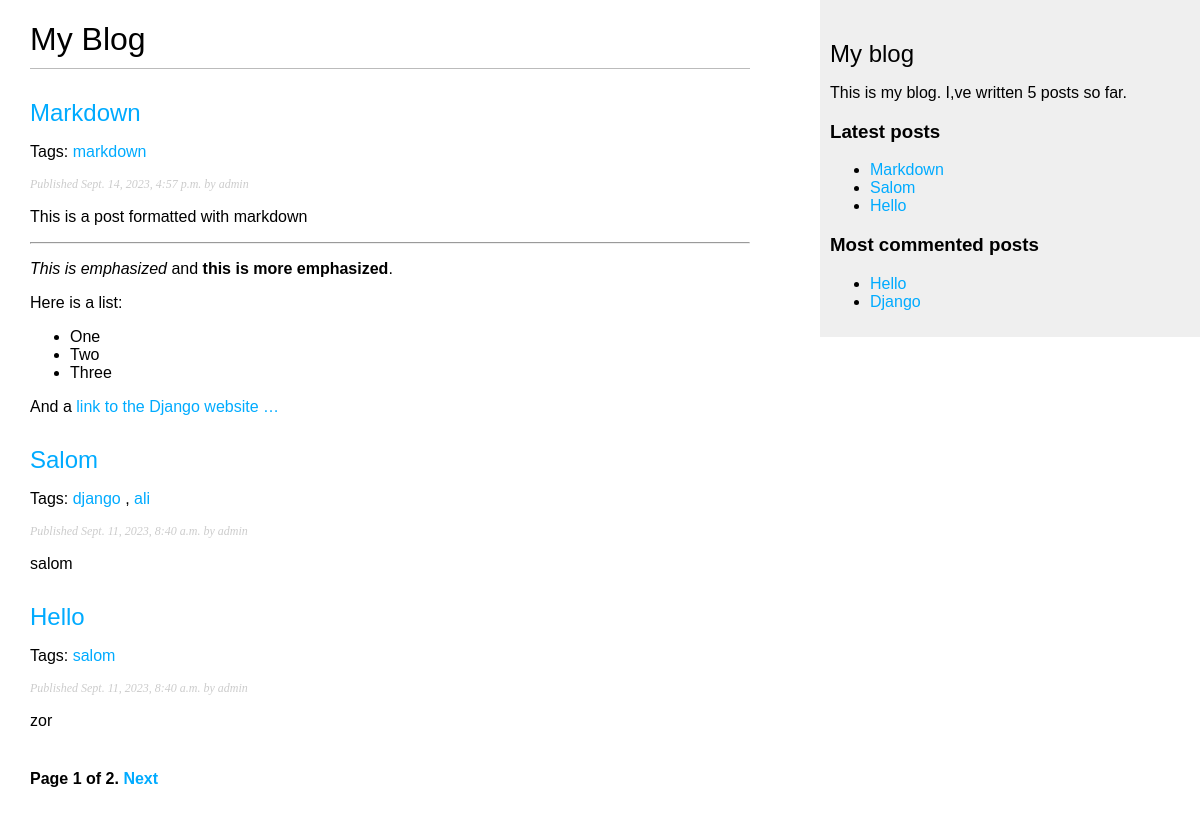
The page / on the database its author committed.
### BlogApp/models.py (models this page shows, shortened)
class Post(models.Model):
    DoesNotExist = None
    tags = TaggableManager()
    class Status(models.TextChoices):
        DRAFT = 'DF', 'Draft'
        PUBLISHED = 'PB', 'Published'
    title = models.CharField(max_length=250)
    slug = models.SlugField(max_length=250, unique_for_date='publish')
    author = models.ForeignKey(User,
                               on_delete=models.CASCADE,
                               related_name='blog_posts')
    body = models.TextField()
    publish = models.DateTimeField(default=timezone.now)
    created = models.DateTimeField(auto_now_add=True)
    updated = models.DateTimeField(auto_now=True)
    status = models.CharField(max_length=2,
                              choices=Status.choices,
                              default=Status.DRAFT)
    objects = models.Manager()
    published = PublishedManager()
    class Meta:
        ordering = ['-publish']
    indexes = [
        models.Index(fields=['-publish']),
    ]
    def get_absolute_url(self):
        return reverse('blog:post_detail',
                       args=[self.publish.year,
                             self.publish.month,
                             self.publish.day,
                             self.slug])

### BlogApp/views.py (the view)
# urls.py: path('', views.post_list, name='post_list'),
def post_list(request, tag_slug=None):
    post_list = Post.published.all()
    tag = None
    if tag_slug:
        tag = get_object_or_404(Tag, slug=tag_slug)
        post_list = post_list.filter(tags__in=[tag])
    paginator = Paginator(post_list, 3)
    page_number = request.GET.get('page', 1)
    try:
        posts = paginator.page(page_number)
    except PageNotAnInteger:
        posts = paginator.page(1)
    except EmptyPage:
        posts = paginator.page(paginator.num_pages)
    return render(request, 'post/list.html', {'posts': posts, 'tag': tag})

### BlogApp/models.py (called while the page is built)
    def get_queryset(self):
        return super().get_queryset().filter(status=Post.Status.PUBLISHED)

### BlogApp/templatetags/blog_tags.py (called while the page is built)
@register.simple_tag
def total_posts():
    return Post.published.count()

@register.inclusion_tag('post/latest_posts.html')
def show_latest_posts(count=5):
    latest_posts = Post.published.order_by('-publish')[:count]
    return {'latest_posts': latest_posts}

@register.simple_tag
def get_most_commented_posts(count=2):
    return Post.published.annotate(
        total_comments=Count('comment')
    ).order_by('-total_comments')[:count]

@register.filter(name='markdown')
def markdown_format(text):
     return mark_safe(markdown.markdown(text))

### templates/post/list.html (shortened to what this page needs)
{% extends "base.html" %}
{% load blog_tags %}
{% block content %}
  <h1>My Blog</h1>
  {% for post in posts %}
    <h2>
      <a href="{{ post.get_absolute_url }}">
        {{ post.title }}
      </a>
    </h2>
    <p class="tags">
      Tags:
      {% for tag in post.tags.all %}
        <a href="{% url 'blog:post_list_by_tag' tag.slug %}" >
            {{ tag.name }}
        </a>
        {% if not forloop.last %}, {% endif %}
  {% endfor %}
    </p>
    <p class="date">
      Published {{ post.publish }} by {{ post.author }}
    </p>
    {{ post.body|markdown|truncatewords_html:30 }}
  {% endfor %}
  {% include "pagination.html" with page=posts %}
{% endblock %}

### templates/base.html (shortened to what this page needs)
{% load blog_tags %}
{% load static %}
<!DOCTYPE html>
<html>
<head>
  <link href="{% static 'css/blog.css' %}" rel="stylesheet">
</head>
<body>
  <div id="content">
    {% block content %}
    {% endblock %}
  </div>
  <div id="sidebar">
    <h2>My blog</h2>
    <p>This is my blog.
    I,ve written {% total_posts %} posts so far.
    </p>
    <h3>Latest posts</h3>
    {% show_latest_posts 3 %}
    <h3>Most commented posts</h3>
    {% get_most_commented_posts as most_commented_posts %}
    <ul>
      {% for post in most_commented_posts %}
      <li>
        <a href="{{ post.get_absolute_url }}">{{ post.title }}</a>
      </li>
      {% endfor %}
    </ul>
  </div>
</body>
</html>

### templates/pagination.html (shortened to what this page needs)
<div class="pagination">
  <span class="step-links">
    <span class="current">
      Page {{ page.number }} of {{ page.paginator.num_pages }}.
    </span>
    {% if page.has_next %}
      <a href="?page={{ page.next_page_number }}">Next</a>
    {% endif %}
  </span>
</div>

### templates/post/latest_posts.html
<ul>
  {% for post in latest_posts %}
  <li>
    <a href="{{ post.get_absolute_url }}">{{ post.title }}</a>
  </li>
  {% endfor %}
</ul>

### static/css/blog.css (style rules this page uses)
body { margin:0; padding:0; font-family:helvetica, sans-serif; }
a { color:#00abff; text-decoration:none; }
h1 { font-weight:normal; border-bottom:1px solid #bbb; padding:0 0 10px 0; }
h2 { font-weight:normal; margin:30px 0 0; }
#content { float:left; width:60%; padding:0 0 0 30px; }
#sidebar { float:right; width:30%; padding:10px; background:#efefef; height:100%; }
p.date { color:#ccc; font-family: georgia, serif; font-size: 12px; font-style: italic; }
.pagination { margin:40px 0; font-weight:bold; }

### rows shown on the page
Post: title "Markdown", publish "Sept. 14, 2023, 4:57 p.m.", author "admin", body "This is a post formatted with markdown This is emphasized and this is more emphasized . Here is a list: One Two Three And a link to the Django website …"
Tag: name "markdown"
Post: title "Salom", publish "Sept. 11, 2023, 8:40 a.m.", author "admin", body "salom"
Tag: name "django"
Tag: name "ali"
Post: title "Hello", publish "Sept. 11, 2023, 8:40 a.m.", author "admin", body "zor"
Tag: name "salom"
Post: title "Django"

### other values the page prints
{{ page.number }} "1"
{{ page.paginator.num_pages }} "2"
